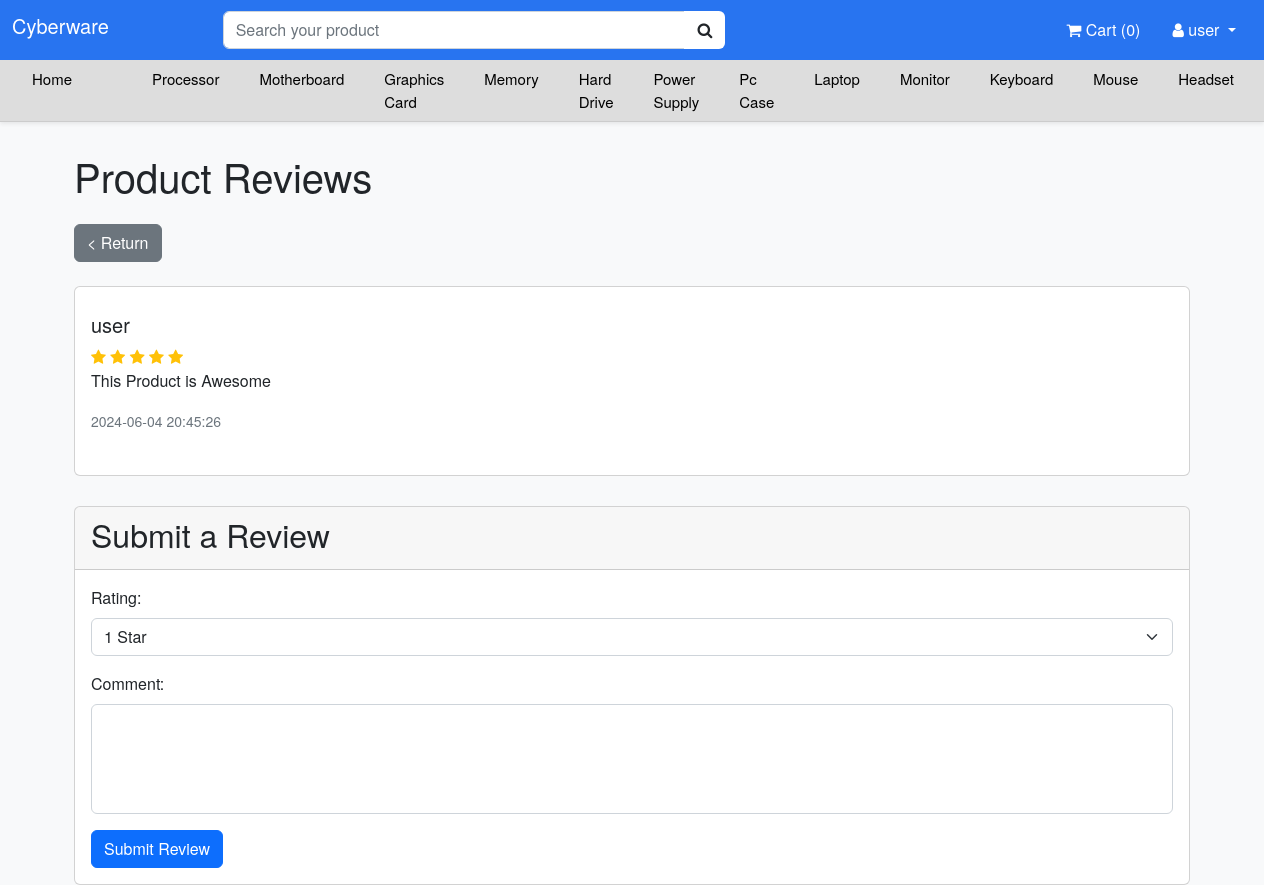
Screenshot of /user_review.php?product_id=18 (signed in) with the database file from the repository.
### tables this page shows
CREATE TABLE `reviews` (
  `review_id` int(11) NOT NULL,
  `product_id` int(11) NOT NULL,
  `user_id` int(11) NOT NULL,
  `rating` int(11) NOT NULL,
  `comment` text NOT NULL,
  `date_added` datetime NOT NULL DEFAULT current_timestamp() ON UPDATE current_timestamp()
);

CREATE TABLE `users` (
  `user_id` int(11) NOT NULL,
  `username` varchar(250) NOT NULL,
  `password` varchar(250) NOT NULL,
  `roles` char(1) NOT NULL DEFAULT 'A',
  `first_name` varchar(50) NOT NULL,
  `last_name` varchar(50) NOT NULL,
  `email` varchar(100) NOT NULL,
  `date_added` datetime NOT NULL DEFAULT current_timestamp() ON UPDATE current_timestamp()
);

### user_review.php (the view, shortened to what this page needs)
<?php
@include 'connection.php';
if (isset($_GET['product_id'])) {
    $product_id = intval($_GET['product_id']);
    $stmt = $conn->prepare("SELECT users.username, reviews.rating, reviews.comment, reviews.date_added FROM reviews JOIN users ON reviews.user_id = users.user_id WHERE reviews.product_id = ?");
    if ($stmt) {
        $stmt->bind_param("i", $product_id);
        $stmt->execute();
        $result = $stmt->get_result();
        if ($result->num_rows > 0) {
            $reviews = $result->fetch_all(MYSQLI_ASSOC);
        } else {
            $reviews = [];
        }
    } else {
        echo "Error preparing statement: " . $conn->error;
    }
} else {
    echo "No product ID provided.";
    exit;
}
?>
<!DOCTYPE html>
<html>
<head>
    <link href="https://stackpath.bootstrapcdn.com/font-awesome/4.7.0/css/font-awesome.min.css" rel="stylesheet">
    <link href="https://cdn.jsdelivr.net/npm/bootstrap@5.2.0-beta1/dist/css/bootstrap.min.css" rel="stylesheet">
    <link rel="stylesheet" href="main.css">
</head>
<body>
    <?php include 'includes/navbar.php'; ?>
    <div class="container">
        <h1 class="mb-4">Product Reviews</h1>
        <div class="mb-4">
            <a href="user_orders.php?product_id=<?php echo htmlspecialchars($product_id); ?>" class="btn btn-secondary">
                < Return
            </a>
        </div>
        <div class="card mb-4">
            <div class="card-body">
                <?php if (count($reviews) > 0): ?>
                    <ul class="list-unstyled">
                        <?php foreach ($reviews as $row): ?>
                            <li class="review-item">
                                <h5><?php echo htmlspecialchars($row['username'] ?? 'Unknown user'); ?></h5>
                                <div class="rating">
                                    <?php for ($i = 0; $i < 5; $i++): ?>
                                        <i class="fa fa-star<?php echo $i < $row['rating'] ? '' : '-o'; ?>"></i>
                                    <?php endfor; ?>
                                </div>
                                <p><?php echo htmlspecialchars($row['comment'] ?? 'No comment'); ?></p>
                                <small class="text-muted"><?php echo htmlspecialchars($row['date_added'] ?? 'No date'); ?></small>
                            </li>
                        <?php endforeach; ?>
                    </ul>
                <?php else: ?>
                    <p>No reviews yet.</p>
                <?php endif; ?>
            </div>
        </div>
        <div class="card review-form">
            <div class="card-header">
                <h2>Submit a Review</h2>
            </div>
            <div class="card-body">
                <form method="post" action="">
                    <div class="mb-3">
                        <label for="rating" class="form-label">Rating:</label>
                        <select name="rating" id="rating" class="form-select" required>
                            <option value="1">1 Star</option>
                        </select>
                    </div>
                    <div class="mb-3">
                        <label for="comment" class="form-label">Comment:</label>
                        <textarea name="comment" id="comment" rows="4" class="form-control" required></textarea>
                    </div>
                    <button type="submit" class="btn btn-primary">Submit Review</button>
                </form>
            </div>
        </div>
    </div>
</body>
</html>

### user_review.php (style rules this page uses)
body { background: #f8f9fa; font-family: 'Helvetica Neue', Helvetica, Arial, sans-serif; }
.container { margin-top: 30px; }
.review-item { border-bottom: 1px solid #ddd; padding: 10px 0; }
.review-item:last-child { border-bottom: none; }
.rating { color: #ffc107; }
.review-form { margin-top: 30px; }
.review-form textarea { resize: none; }

### rows the page displays
reviews: user.username "user", rating 5 (drawn), comment "This Product is Awesome", date_added "2024-06-04 20:45:26"

### other values shown
$row_count "0"
$_SESSION['user_name'] "user"
